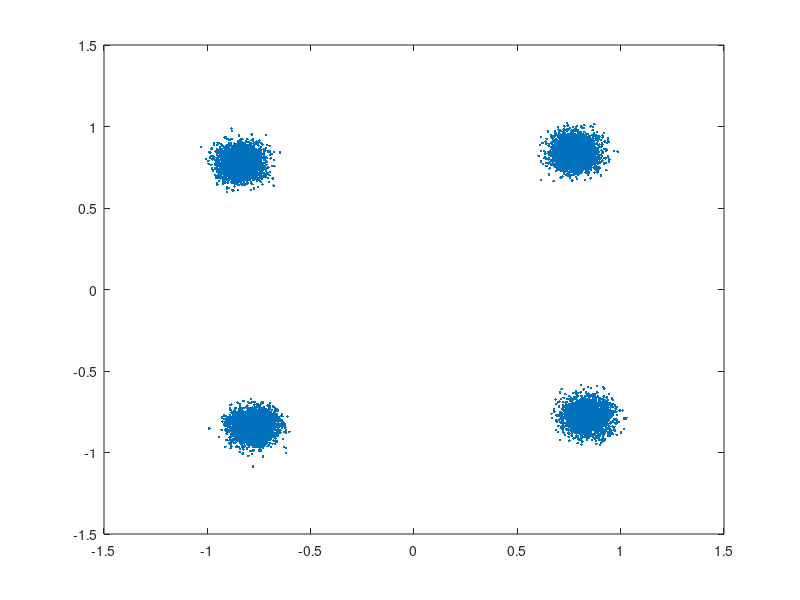

This chart was generated by the following MATLAB code:
clear
load('gen_data.mat')
load('godard.mat')
s=s(5:end);
s=s.';
data=qamdemod(s,4);

theta=pi/4*5+7*pi/180;
M=[cos(theta) -sin(theta);sin(theta) cos(theta)];

test=[real(compSig),imag(compSig)]*M;
test_complex=test(:,1)+1j*test(:,2);

guess=qamdemod(test_complex,4);
figure
plot(test_complex,'.');